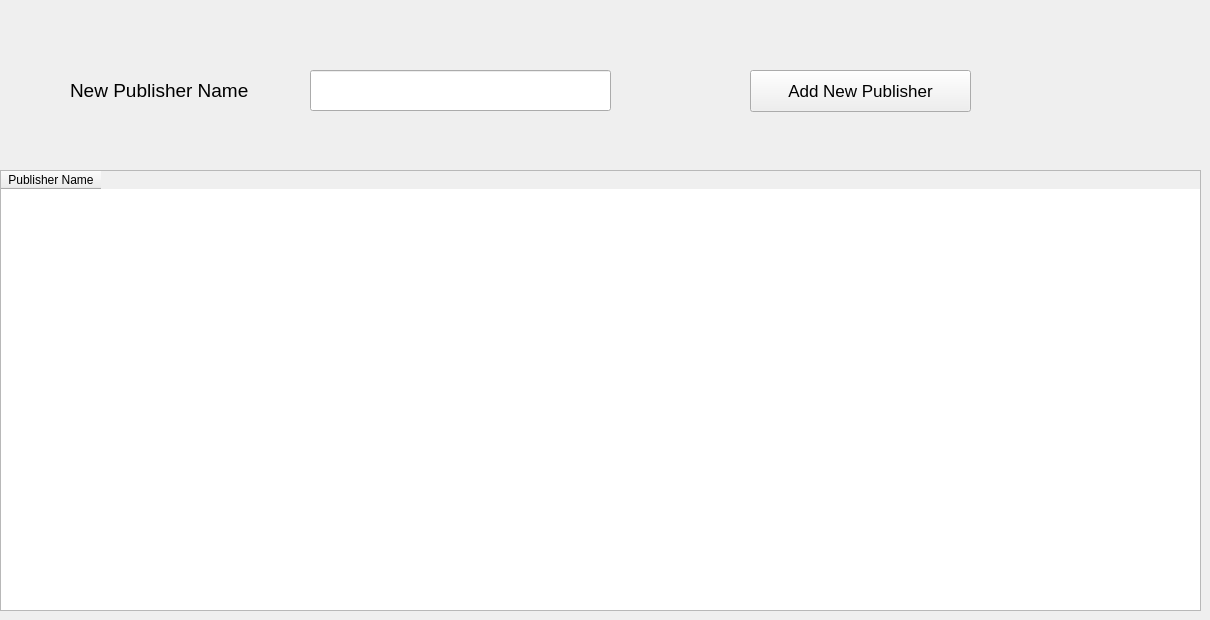
      <widget class="QWidget" name="tab_9">
       <attribute name="title">
        <string>Publisher</string>
       </attribute>
       <widget class="QLabel" name="label_28">
        <property name="geometry">
         <rect>
          <x>70</x>
          <y>70</y>
          <width>231</width>
          <height>41</height>
         </rect>
        </property>
        <property name="font">
         <font>
          <family>Segoe UI</family>
          <pointsize>14</pointsize>
         </font>
        </property>
        <property name="text">
         <string>New Publisher Name</string>
        </property>
       </widget>
       <widget class="QTableWidget" name="tableWidget_4">
        <property name="geometry">
         <rect>
          <x>0</x>
          <y>170</y>
          <width>1201</width>
          <height>441</height>
         </rect>
        </property>
        <column>
         <property name="text">
          <string>Publisher Name</string>
         </property>
        </column>
       </widget>
       <widget class="QPushButton" name="pushButton_16">
        <property name="geometry">
         <rect>
          <x>750</x>
          <y>70</y>
          <width>221</width>
          <height>42</height>
         </rect>
        </property>
        <property name="font">
         <font>
          <family>Segoe UI</family>
          <pointsize>13</pointsize>
         </font>
        </property>
        <property name="text">
         <string>Add New Publisher</string>
        </property>
       </widget>
       <widget class="QLineEdit" name="lineEdit_21">
        <property name="geometry">
         <rect>
          <x>310</x>
          <y>70</y>
          <width>301</width>
          <height>41</height>
         </rect>
        </property>
       </widget>
      </widget>
